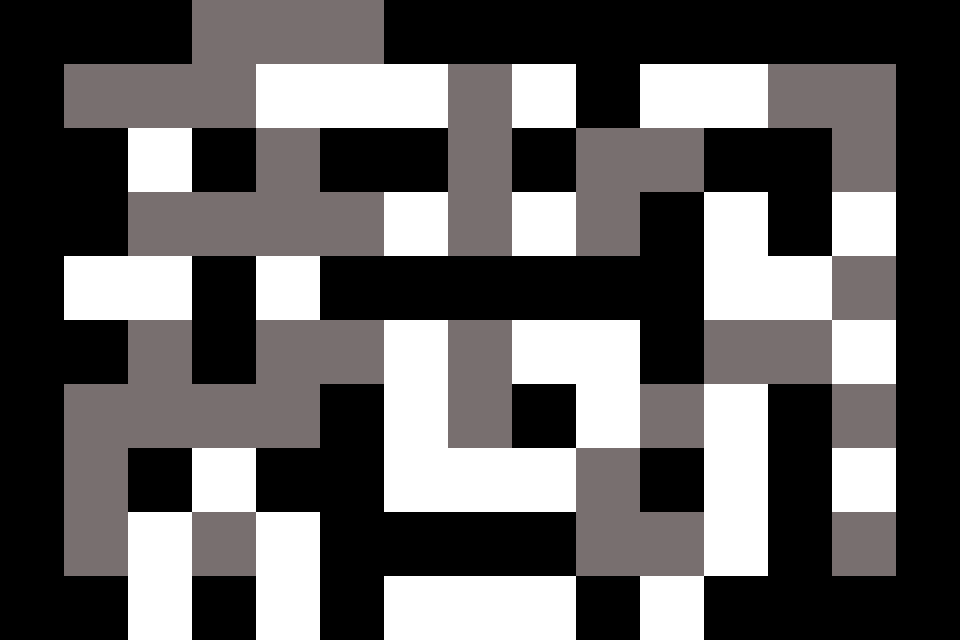

This game map was drawn from its Tiled (.tmx) file and the tilesets committed beside it. A one-line description and the trimmed map source follow:
An orthogonal 15x10 tile map with 64x64 px tiles, 1 tile layer (Tile Layer 1) and 81 objects.

<map version="1.0" orientation="orthogonal" renderorder="right-down" width="15" height="10" tilewidth="64" tileheight="64" nextobjectid="90">
 <tileset firstgid="1" name="level 2" tilewidth="64" tileheight="64">
  <image source="levelImages/level 2.png" width="960" height="640" />
 </tileset>
 <layer name="Tile Layer 1" width="15" height="10">
  <data>[150 cells, 150 non-empty, 150 distinct tile ids]</data>
 </layer>
 <objectgroup name="blackob">
  <object id="1" x="0" y="0" width="192" height="64" />
  <object id="2" x="384" y="0" width="576" height="64" />
  <object id="3" x="576" y="64" width="64" height="64" />
  <object id="4" x="0" y="64" width="64" height="64" />
  <object id="5" x="0" y="128" width="128" height="128" />
  <object id="6" x="192" y="128" width="64" height="64" />
  <object id="7" x="320" y="128" width="128" height="64" />
  <object id="8" x="512" y="128" width="64" height="64" />
  <object id="9" x="704" y="128" width="128" height="64" />
  <object id="10" x="896" y="64" width="64" height="512" />
  <object id="11" x="0" y="256" width="64" height="64" />
  <object id="12" x="192" y="256" width="64" height="128" />
  <object id="13" x="320" y="256" width="384" height="64" />
  <object id="14" x="640" y="192" width="64" height="64" />
  <object id="15" x="768" y="192" width="64" height="64" />
  <object id="16" x="640" y="320" width="64" height="64" />
  <object id="17" x="0" y="320" width="128" height="64" />
  <object id="18" x="0" y="384" width="64" height="192" />
  <object id="19" x="0" y="576" width="128" height="64" />
  <object id="21" x="128" y="448" width="64" height="64" />
  <object id="22" x="192" y="576" width="64" height="64" />
  <object id="23" x="256" y="448" width="128" height="64" />
  <object id="24" x="320" y="384" width="64" height="64" />
  <object id="25" x="512" y="384" width="64" height="64" />
  <object id="26" x="640" y="448" width="64" height="64" />
  <object id="27" x="320" y="512" width="256" height="64" />
  <object id="28" x="768" y="384" width="64" height="192" />
  <object id="29" x="320" y="576" width="64" height="64" />
  <object id="30" x="576" y="576" width="64" height="64" />
  <object id="31" x="704" y="576" width="256" height="64" />
  <object id="89" x="-64" y="0" />
 </objectgroup>
 <objectgroup name="greyob">
  <object id="32" x="192" y="0" width="192" height="64" />
  <object id="33" x="64" y="64" width="192" height="64" />
  <object id="35" x="448" y="64" width="64" height="192" />
  <object id="37" x="576" y="128" width="128" height="64" />
  <object id="38" x="768" y="64" width="128" height="64" />
  <object id="39" x="832" y="128" width="64" height="64" />
  <object id="40" x="576" y="192" width="64" height="64" />
  <object id="41" x="256" y="128" width="64" height="64" />
  <object id="42" x="128" y="192" width="256" height="64" />
  <object id="43" x="832" y="256" width="64" height="64" />
  <object id="44" x="832" y="384" width="64" height="64" />
  <object id="45" x="832" y="512" width="64" height="64" />
  <object id="46" x="704" y="320" width="128" height="64" />
  <object id="47" x="640" y="384" width="64" height="64" />
  <object id="48" x="448" y="320" width="64" height="128" />
  <object id="49" x="256" y="320" width="128" height="64" />
  <object id="50" x="128" y="320" width="64" height="64" />
  <object id="51" x="64" y="384" width="256" height="64" />
  <object id="52" x="576" y="448" width="64" height="64" />
  <object id="53" x="576" y="512" width="128" height="64" />
  <object id="55" x="64" y="448" width="64" height="128" />
  <object id="56" x="192" y="512" width="64" height="64" />
 </objectgroup>
 <objectgroup name="whiteob">
  <object id="59" x="256" y="64" width="192" height="64" />
  <object id="60" x="512" y="64" width="64" height="64" />
  <object id="61" x="640" y="64" width="128" height="64" />
  <object id="62" x="128" y="128" width="64" height="64" />
  <object id="63" x="64" y="256" width="128" height="64" />
  <object id="64" x="256" y="256" width="64" height="64" />
  <object id="65" x="384" y="192" width="64" height="64" />
  <object id="66" x="512" y="192" width="64" height="64" />
  <object id="67" x="832" y="192" width="64" height="64" />
  <object id="68" x="704" y="192" width="64" height="64" />
  <object id="69" x="704" y="256" width="128" height="64" />
  <object id="70" x="512" y="320" width="128" height="64" />
  <object id="71" x="384" y="320" width="64" height="128" />
  <object id="72" x="192" y="448" width="64" height="64" />
  <object id="73" x="384" y="448" width="192" height="64" />
  <object id="74" x="576" y="384" width="64" height="64" />
  <object id="75" x="704" y="384" width="64" height="192" />
  <object id="78" x="832" y="320" width="64" height="64" />
  <object id="79" x="832" y="448" width="64" height="64" />
  <object id="80" x="128" y="512" width="64" height="128" />
  <object id="81" x="256" y="512" width="64" height="128" />
  <object id="82" x="384" y="576" width="192" height="64" />
  <object id="83" x="640" y="576" width="64" height="64" />
 </objectgroup>
 <objectgroup name="whitespawn">
  <object id="84" x="1280" y="192" />
  <object id="85" x="384" y="0" width="64" height="64" />
 </objectgroup>
 <objectgroup name="blackspawn">
  <object id="86" x="384" y="64" width="64" height="64" />
 </objectgroup>
 <objectgroup name="blackgoal">
  <object id="87" x="704" y="512" width="64" height="64" />
 </objectgroup>
 <objectgroup name="whitegoal">
  <object id="88" x="640" y="512" width="64" height="64" />
 </objectgroup>
</map>
